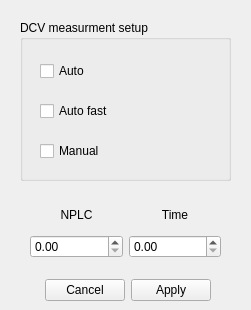
<?xml version="1.0" encoding="UTF-8"?>
<ui version="4.0">
 <class>dc_meas_set_up</class>
 <widget class="QWidget" name="dc_meas_set_up">
  <property name="geometry">
   <rect>
    <x>0</x>
    <y>0</y>
    <width>251</width>
    <height>310</height>
   </rect>
  </property>
  <property name="windowTitle">
   <string>Form</string>
  </property>
  <widget class="QGroupBox" name="groupBox">
   <property name="geometry">
    <rect>
     <x>20</x>
     <y>20</y>
     <width>211</width>
     <height>161</height>
    </rect>
   </property>
   <property name="title">
    <string>DCV measurment setup</string>
   </property>
   <property name="flat">
    <bool>false</bool>
   </property>
   <property name="checkable">
    <bool>false</bool>
   </property>
   <widget class="QCheckBox" name="manual_check">
    <property name="geometry">
     <rect>
      <x>20</x>
      <y>120</y>
      <width>84</width>
      <height>22</height>
     </rect>
    </property>
    <property name="text">
     <string>Manual</string>
    </property>
    <attribute name="buttonGroup">
     <string notr="true">buttonGroup</string>
    </attribute>
   </widget>
   <widget class="QCheckBox" name="auto_check">
    <property name="geometry">
     <rect>
      <x>20</x>
      <y>40</y>
      <width>84</width>
      <height>22</height>
     </rect>
    </property>
    <property name="text">
     <string>Auto</string>
    </property>
    <attribute name="buttonGroup">
     <string notr="true">buttonGroup</string>
    </attribute>
   </widget>
   <widget class="QCheckBox" name="fast_check">
    <property name="geometry">
     <rect>
      <x>20</x>
      <y>80</y>
      <width>84</width>
      <height>22</height>
     </rect>
    </property>
    <property name="text">
     <string>Auto fast</string>
    </property>
    <attribute name="buttonGroup">
     <string notr="true">buttonGroup</string>
    </attribute>
   </widget>
  </widget>
  <widget class="QDialogButtonBox" name="buttonBox">
   <property name="geometry">
    <rect>
     <x>40</x>
     <y>270</y>
     <width>171</width>
     <height>41</height>
    </rect>
   </property>
   <property name="sizePolicy">
    <sizepolicy hsizetype="Expanding" vsizetype="Fixed">
     <horstretch>0</horstretch>
     <verstretch>0</verstretch>
    </sizepolicy>
   </property>
   <property name="standardButtons">
    <set>QDialogButtonBox::StandardButton::Apply|QDialogButtonBox::StandardButton::Cancel</set>
   </property>
  </widget>
  <widget class="QWidget" name="">
   <property name="geometry">
    <rect>
     <x>30</x>
     <y>200</y>
     <width>191</width>
     <height>58</height>
    </rect>
   </property>
   <layout class="QGridLayout" name="nplc_time_layour">
    <item row="0" column="0">
     <widget class="QLabel" name="plc_label">
      <property name="text">
       <string>NPLC</string>
      </property>
      <property name="alignment">
       <set>Qt::AlignmentFlag::AlignCenter</set>
      </property>
     </widget>
    </item>
    <item row="0" column="1">
     <widget class="QLabel" name="time_label">
      <property name="text">
       <string>Time</string>
      </property>
      <property name="alignment">
       <set>Qt::AlignmentFlag::AlignCenter</set>
      </property>
     </widget>
    </item>
    <item row="1" column="0">
     <widget class="QDoubleSpinBox" name="nplc_spin"/>
    </item>
    <item row="1" column="1">
     <widget class="QDoubleSpinBox" name="time_spin"/>
    </item>
   </layout>
  </widget>
 </widget>
 <resources/>
 <connections/>
 <buttongroups>
  <buttongroup name="buttonGroup"/>
 </buttongroups>
</ui>
